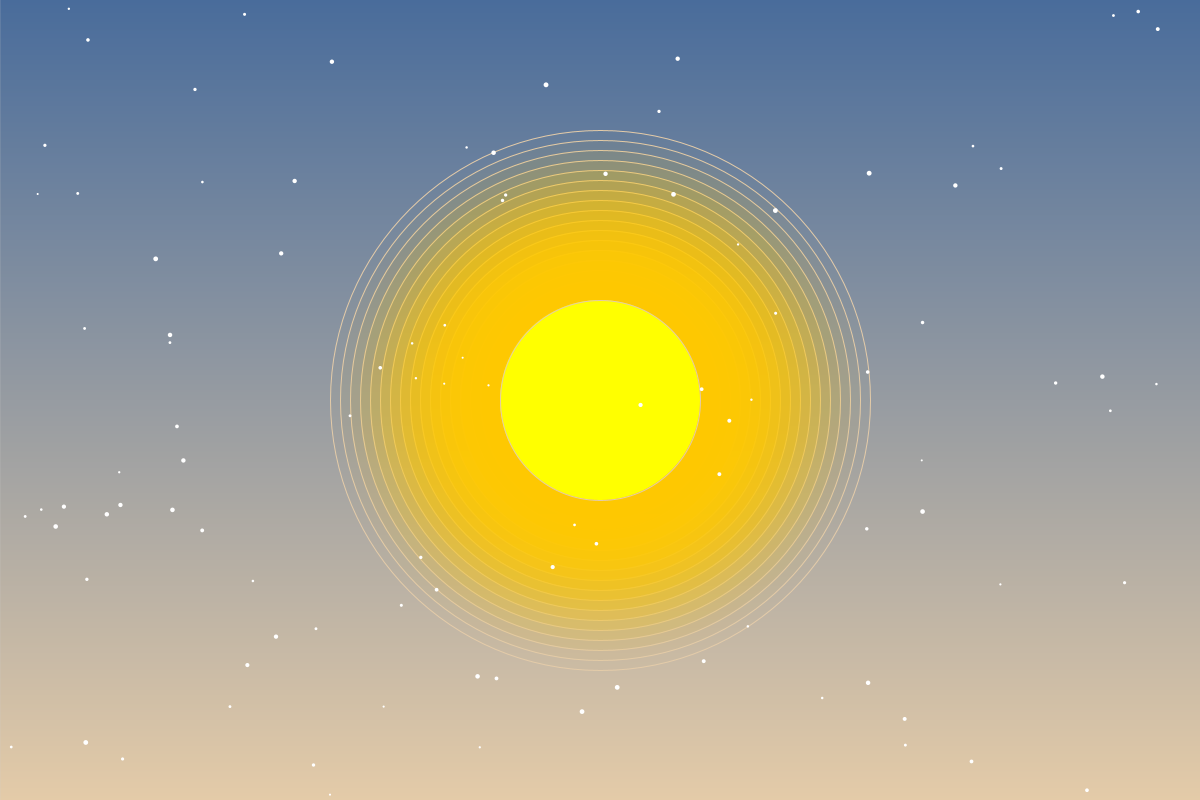
Frame 1 (no input)
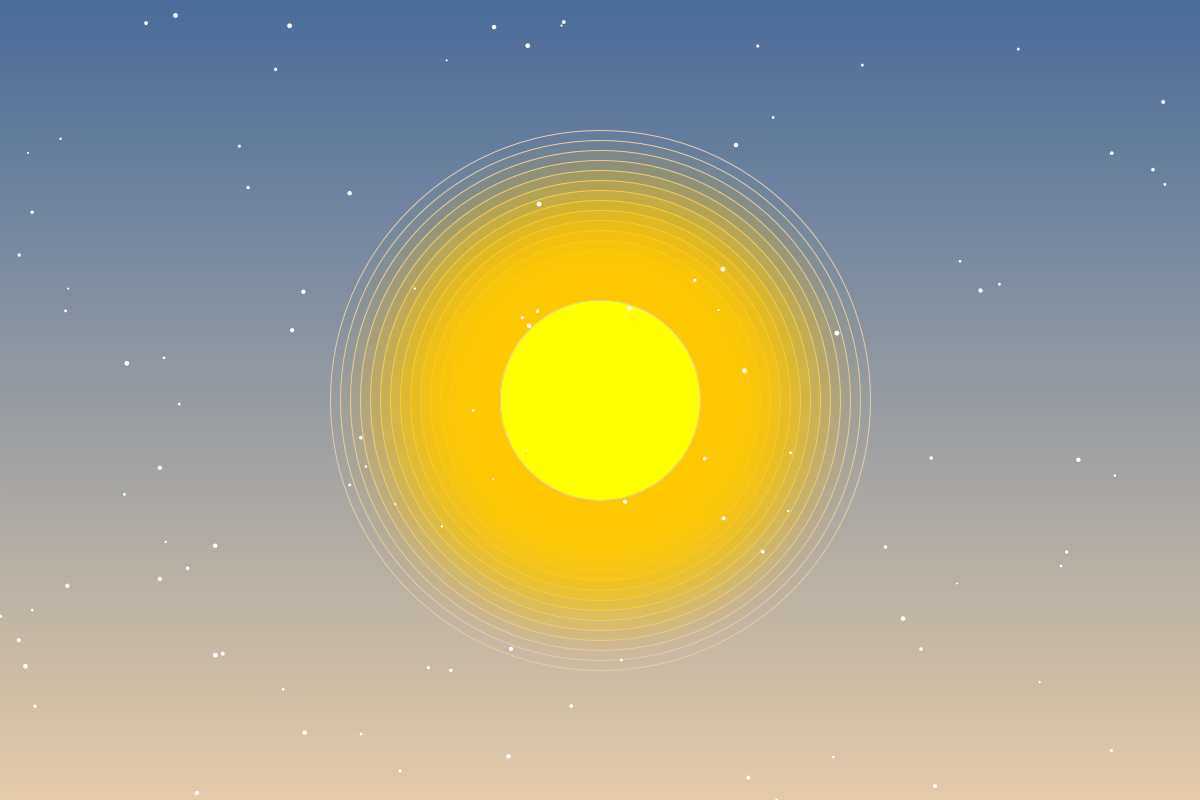
Frame 60 (the mouse pressed at the canvas centre just before this capture)
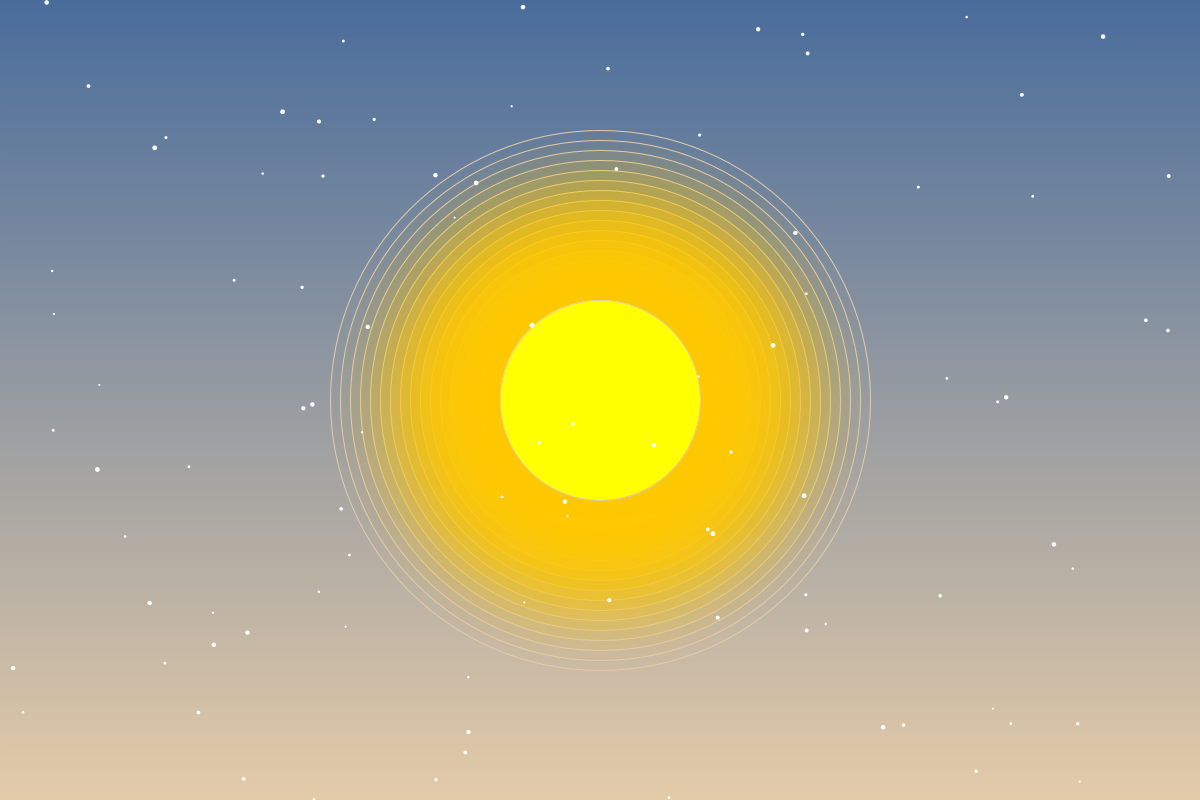
Frame 120 (the mouse held since frame 60 and released just before this capture)

The Processing sketch that drew these frames (run headless with seeded random() and noise(); from frame 60 on, the mouse is pressed at the canvas centre):

// Processing sketch: Sergio_Santillan_Rivera
// ── Sergio_Santillan_Rivera.pde
// Gradient colors
color start_color = color(10, 10, 60); // Twilight top color
color end_color = color(200, 150, 80); // Twilight bottom color
color day_start_color = color(135, 206, 250); // Morning top color
color day_end_color = color(255, 255, 255); // Morning bottom color
float twilightFactor = 0; // Transition between day and night (a day will be 1 a night will be 0)

ArrayList<Shape> shapes;
float sunX, sunY;
float sunRadius = 100;
float lightIntensity = 150;
boolean canCreateShapes = true; // Determines if shapes can be created
boolean isDraggingSun = false; // Tracks if the sun is being dragged

void setup() {
  size(1200, 800);
  shapes = new ArrayList<>();
  sunX = width / 2;
  sunY = height / 2;

  // Create initial snowflakes
  for (int i = 0; i < 100; i++) {
    shapes.add(new Snowflake(random(width), random(height), random(2, 5), color(255)));
  }
  frameRate(60);
}

void draw() {
  updateTwilightFactor(); // Update twilight factor based on sun position

  // Interpolate background colors
  color interpolated_start = lerpColor(start_color, day_start_color, twilightFactor);
  color interpolated_end = lerpColor(end_color, day_end_color, twilightFactor);

  // Draw gradient background
  for (int i = 0; i < height; i++) {
    float inter = map(i, 0, height, 0, 1);
    color c = lerpColor(interpolated_start, interpolated_end, inter);
    stroke(c);
    line(0, i, width, i);
  }

  // Draw the sun
  drawSun();

   // Update and draw all shapes stored in the shapes list
  for (Shape shape : shapes) {
    // Check if the current shape is a Snowflake.
    if (shape instanceof Snowflake) {
      ((Snowflake) shape).update(); // Update snowflake-specific properties like position
    }
    shape.display();
  }
}

void drawSun() {
  // Adjust light intensity based on twilightFactor
  float scaledLightIntensity = map(twilightFactor, 0, 1, 300, 50); // Night = more brightness, Day = less brightness

  // Draw pulsating light around the sun
  for (float r = sunRadius; r < sunRadius + scaledLightIntensity; r += 10) {
    float alpha = map(r, sunRadius, sunRadius + scaledLightIntensity, 150, 0);
    fill(255, 200, 0, alpha);
    ellipse(sunX, sunY, r * 2, r * 2);
  }

  // Draw the constant sun
  fill(255, 255, 0);
  ellipse(sunX, sunY, sunRadius * 2, sunRadius * 2);
}

void updateTwilightFactor() {
  // Update twilightFactor based on sunY
  twilightFactor = map(sunY, height, 0, 0, 1); // 0 = night, 1 = day
  twilightFactor = constrain(twilightFactor, 0, 1);
}

void mouseDragged() {
  if (!canCreateShapes && isDraggingSun) {
    // Move the sun with the mouse
    sunX = mouseX;
    sunY = mouseY;
  }
}

void mousePressed() {
  if (!canCreateShapes) {
    // Check if the mouse is over the sun to start dragging
    float d = dist(mouseX, mouseY, sunX, sunY);
    if (d < sunRadius) {
      isDraggingSun = true;
    }
  }
}

void mouseReleased() {
  isDraggingSun = false; // Stop dragging the sun
}

void keyPressed() {
  switch (Character.toLowerCase(key)) {
    case 'f': // Toggle sun interaction mode with mouse
      canCreateShapes = !canCreateShapes;
      break;

    case 'n': // Add 20 new snowflakes
      if (canCreateShapes) {
        for (int i = 0; i < 20; i++) {
          shapes.add(new Snowflake(random(width), random(height), random(2, 5), color(255)));
        }
      }
      break;

    case 'c': // Clear all snowflakes
      if (canCreateShapes) {
        shapes.removeIf(shape -> shape instanceof Snowflake);
      }
      break;

    case 'w': // Adjust snowflake speeds
      if (canCreateShapes) {
        for (Shape shape : shapes) {
          if (shape instanceof Snowflake) {
            Snowflake snowflake = (Snowflake) shape;
            snowflake.vx *= random(0.5, 1.5);
            snowflake.vy *= random(0.5, 1.5);
          }
        }
      }
      break;

    case 'l': // Lower the sun
      sunY = min(height, sunY + 10); 
      break;

    case 'r': // Raise the sun
      sunY = max(0, sunY - 10);
      break;
  }
}

// Shape base class
class Shape {
  float x, y;
  color fillColor;
 // Constructor to initialize position and fill color of the shape
  Shape(float x, float y, color fillColor) {
    this.x = x;
    this.y = y;
    this.fillColor = fillColor;
  }
// Method to set up the basic appearance of the shape
  void display() {
    fill(fillColor);
    noStroke();// Disable stroke (outline) for the shape
  }
}

// Snowflake class extending Shape
class Snowflake extends Shape {
  float size;
  float vx, vy;
// Constructor to initialize the snowflake's position, size, and fill color
  Snowflake(float x, float y, float size, color fillColor) {
    super(x, y, fillColor); // Use Shape's constructor
    this.size = size;
    this.vx = random(-1, 1);
    this.vy = random(1, 3);
  }
 // Override the display method to draw the snowflake as a circle
  @Override
  void display() {
    super.display();
    ellipse(x, y, size, size);
  }
// Update the snowflake's position based on its velocity
  void update() {
    x += vx;
    y += vy;
    if (y > height) {
      y = 0;
      x = random(width);
    }
  }
}
